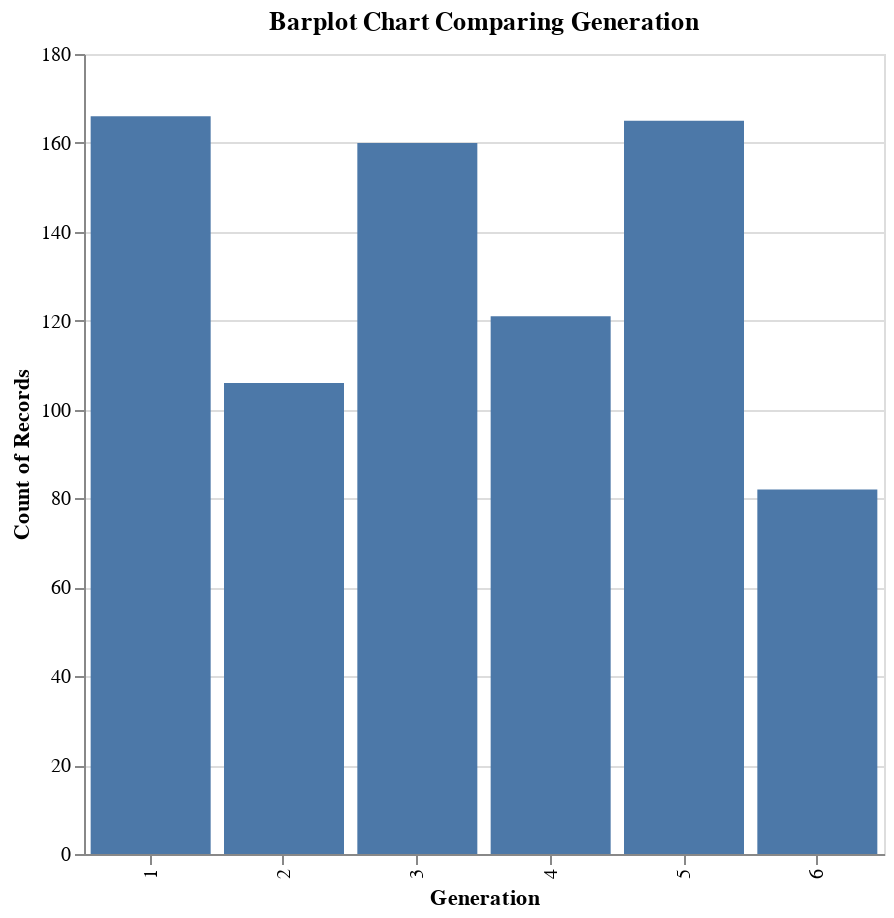

This figure's notebook cell:
### Markdown cell above
# Visualization about Generation

### Code cell
alt.Chart(df).mark_bar().encode(
    x='Generation',
    y = 'count()',
).properties(title = 'Barplot Chart Comparing Generation',
             width=400,
             height=400)

### Figure 1 — Vega-Lite specification as saved in the notebook (floating-point values rounded to 4 significant figures; data arrays with more than 128 entries replaced by an {"elided": "..."} marker saying what was removed)
{"config": {"view": {"continuousWidth": 400, "continuousHeight": 300}}, "data": {"name": "data-fbdf2a68ecfe78e2ab7cee9101439b7d"}, "mark": "bar", "encoding": {"x": {"field": "Generation", "type": "nominal"}, "y": {"aggregate": "count", "type": "quantitative"}}, "height": 400, "title": "Barplot Chart Comparing Generation", "width": 400, "$schema": "https://vega.github.io/schema/vega-lite/v4.17.0.json", "datasets": {"data-fbdf2a68ecfe78e2ab7cee9101439b7d": {"elided": "800 records"}}}
